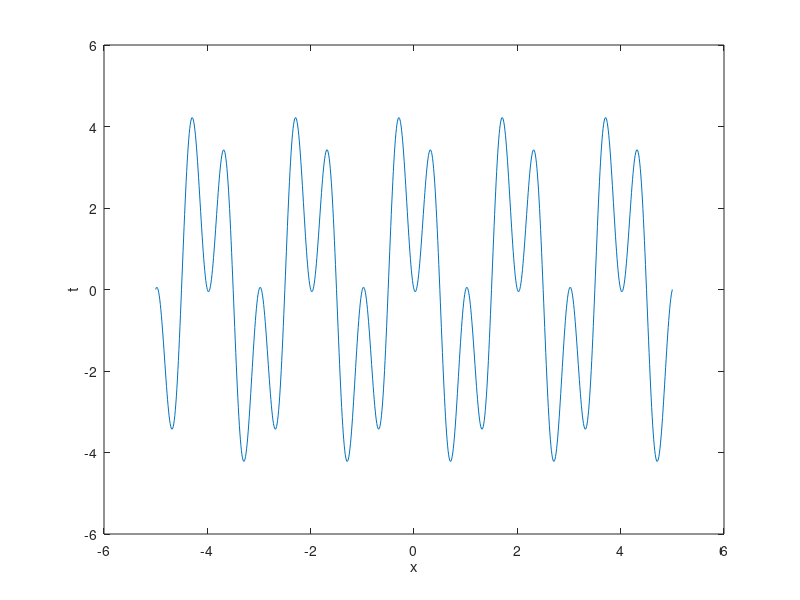

MATLAB code to generate this figure: (Note: this script raises an error after producing the figure.)
t = -5:0.01:5;
x = 5*sin(2*pi*t).*cos(pi*t-8);
figure(1);
plot(t,x)
xlabel("x")
ylabel("t")
title("075BCT068","Roshan Subedi")

t = -10:0.01:10;
x = 5*exp(-0.2*t).*sin(2*pi*t);
figure(2);
plot(t,x)
xlabel("x")
ylabel("t")
title("075BCT068","Roshan Subedi")